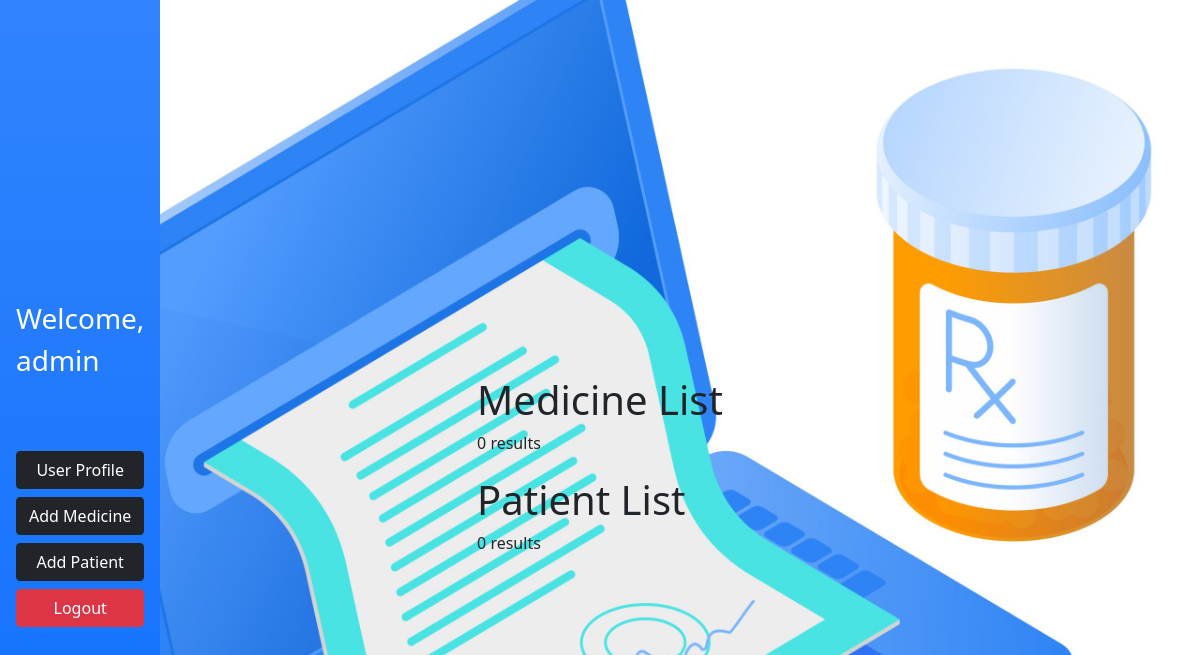
The page /home.php (signed in) on the database as committed earlier.
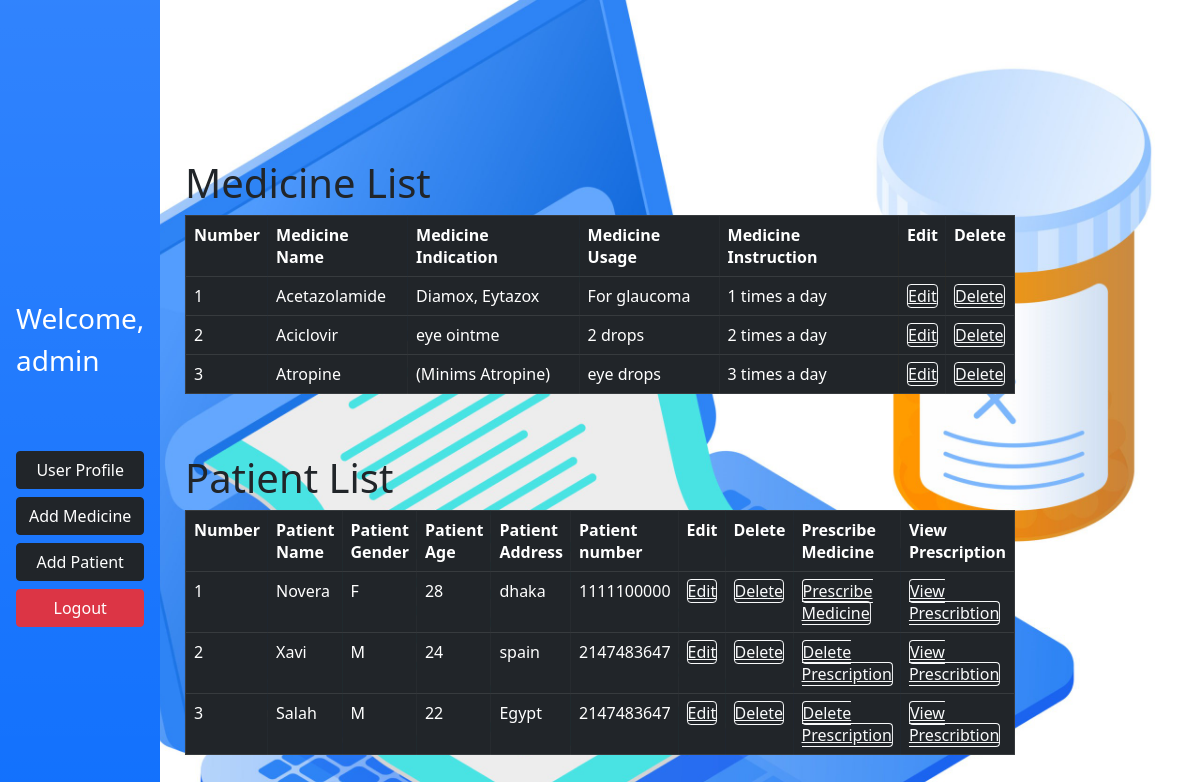
The same page on the database as committed later.
### tables this page shows
CREATE TABLE `medicines` (
  `id` int(11) NOT NULL,
  `name` varchar(20) NOT NULL,
  `indication` varchar(20) NOT NULL,
  `usages` varchar(50) NOT NULL,
  `instruction` varchar(100) NOT NULL
);

CREATE TABLE `patientinfo` (
  `id` int(11) NOT NULL,
  `name` varchar(20) NOT NULL,
  `gender` varchar(20) NOT NULL,
  `age` int(11) NOT NULL,
  `address` varchar(100) NOT NULL,
  `number` int(11) NOT NULL
);

### home.php (the view, shortened to what this page needs)
<html>
<head>
<link rel="stylesheet" href="css/bootstrap.min.css">
</head>
<body>
    <table>
        <tr>
            <td class="p-3 mb-2 bg-primary bg-gradient text-white" height="929px">
                    <div class="leftside-menu menuitem-active">
                    <div class="h-100 show" id="leftside-menu-container" data-simplebar="init">
                        <?php
                        $loggedin = $_SESSION['logedin'];
                        if($loggedin == 'true'){
                            echo "<h3>Welcome, </h3> <h3>".$_SESSION['username']. ' </h3><br><br>';
                        }
                        else{
                            header('location:login.php');
                        }
                        ?>
                        <br>
                        <div class="d-grid gap-2">
                        <button class="btn btn-dark" onclick="window.location.href='createprofile.php'">User Profile</button>
                        <button class="btn btn-dark" onclick="window.location.href='insertmedicine.php'">Add Medicine</button>
                        <button class="btn btn-dark" onclick="window.location.href='insertpatient.php'">Add Patient</button>
                        <button class="btn btn-danger" onclick="window.location.href='login.php'">Logout</button>
                        </div>
                </div>
            </div>
            </td>
            <td>
            <div class="position-absolute top-50 start-50 translate-middle">
            <h1>Medicine List</h1>
                    <?php
                    $dbservername = "localhost";
                    $dbusername = "root";
                    $dbpassword = "";
                    $dbname = "onlineprescription";
                    $conn = mysqli_connect($dbservername, $dbusername, $dbpassword, $dbname);
                    $sql = "SELECT * from medicines";
                    $res = mysqli_query($conn, $sql);
                    if (mysqli_num_rows($res) > 0) {
                        $num = 1;
                        echo "<table border='1' width='100%' class='table table-dark table-hover'>";
                        echo "<tr>";
                        echo "<th>Number</th>";
                        echo "<th>Medicine Name</th>";
                        echo "<th>Medicine Indication</th>";
                        echo "<th>Medicine Usage</th>";
                        echo "<th>Medicine Instruction</th>";
                        echo "<th>Edit</th>";
                        echo "<th>Delete</th>";
                        echo "</tr>";
                        while($row = mysqli_fetch_assoc($res)) {
                            echo "<tr>";
                            echo "<td>".$num."</td>";
                            echo "<td>".$row["name"]."</td>";
                            echo "<td>".$row["indication"]."</td>";
                            echo "<td>".$row["usages"]."</td>";
                            echo "<td>".$row["instruction"]."</td>";
                            echo "<td> <span class='border border-light rounded'><a class='link-light' href='editmedicine.php?id=".$row["id"]."'>Edit</a></span></td>";
                            echo "<td><span class='border border-light rounded'><a class='link-light' href='deletemedicine.php?id=".$row["id"]."'>Delete</a> </span></td>";
                            echo "</tr>";
                            $num++;
                        }
                        echo "</table>";
                    } else {
                        echo "0 results";
                    }
                    echo "<br><br>";
                    echo "<h1>Patient List</h1>";
                    $sql = "SELECT * from patientinfo";
                    $res = mysqli_query($conn, $sql);
                    if (mysqli_num_rows($res) > 0) {
                        $num = 1;
                        echo "<table border='1' width='100%' class='table table-dark table-hover'>";
                        echo "<tr>";
                        echo "<th>Number</th>";
                        echo "<th>Patient Name</th>";
                        echo "<th>Patient Gender</th>";
                        echo "<th>Patient Age</th>";
                        echo "<th>Patient Address</th>";
                        echo "<th>Patient number</th>";
                        echo "<th>Edit</th>";
                        echo "<th>Delete</th>";
                        echo "<th>Prescribe Medicine</th>";
                        echo "<th>View Prescription</th>";
                        echo "</tr>";
                        while($row = mysqli_fetch_assoc($res)) {
                            echo "<tr>";
                            echo "<td>".$num."</td>";
                            echo "<td>".$row["name"]."</td>";
                            echo "<td>".$row["gender"]."</td>";
                            echo "<td>".$row["age"]."</td>";
                            echo "<td>".$row["address"]."</td>";
                            echo "<td>".$row["number"]."</td>";
                            echo "<td><span class='border border-light rounded'><a class='link-light' href='editpatient.php?id=".$row["id"]."'>Edit</a></span></td>";
                            echo "<td><span class='border border-light rounded'><a class='link-light' href='deletepatient.php?id=".$row["id"]."'>Delete</a></span></td>";
                            $patientid = $row["id"];
                            $sql2 = "SELECT * from prescribedmedicines where prescribedto = '$patientid'";
                            $res2 = mysqli_query($conn, $sql2);
                                if (mysqli_num_rows($res2) > 0) {
                                    echo "<td><span class='border border-light rounded'><a class='link-light' href='deleteprescription.php?id=".$row["id"]."'>Delete Prescription</a></span></td>";
                                    } else {
                                        echo "<td><span class='border border-light rounded'><a class='link-light' href='prescribemed.php?id=".$row["id"]."'>Prescribe Medicine</a></span></td>";
                                    }
                            echo "<td><span class='border border-light rounded'><a class='link-light' href='viewprescription.php?id=".$row["id"]."'>View Prescribtion</a></span></td>";
                            echo "</tr>";
                            $num++;
                        }
                        echo "</table>";
                    } else {
                        echo "0 results";
                    }
                    ?>
                </div>
            </td>
        </tr>
    </table>
</body>
</html>

### home.php (style rules this page uses)
body { background-image: url('bg.jpg'); background-repeat: no-repeat; background-attachment: fixed; background-size: 100% 100%; }

Rows that differ between the two databases and show on the page:
added medicines: name "Acetazolamide", indication "Diamox, Eytazox", usages "For glaucoma", instruction "1 times a day"
added medicines: name "Aciclovir", indication "eye ointme", usages "2 drops", instruction "2 times a day"
added medicines: name "Atropine", indication "(Minims Atropine)", usages "eye drops", instruction "3 times a day"
added patientinfo: name "Novera", gender "F", age "28", address "dhaka", number "1111100000"
added patientinfo: name "Xavi", gender "M", age "24", address "spain", number "2147483647"
added patientinfo: name "Salah", gender "M", age "22", address "Egypt", number "2147483647"
Other text that changed with them:
text no longer shown: "0 results 0 results"
text now shown: "Number Medicine Name Medicine Indication Medicine Usage Medicine Instruction Edit Delete Number Patient Name Patient Gender Patient Age Patient Address Patient number Edit Delete Prescribe Medicine View Prescription"
